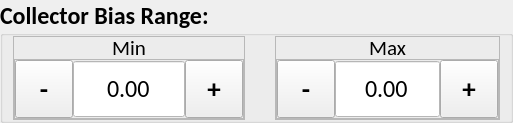
             <widget class="QGroupBox" name="hea_collect_bias_gb">
              <property name="minimumSize">
               <size>
                <width>0</width>
                <height>112</height>
               </size>
              </property>
              <property name="font">
               <font>
                <family>Calibri</family>
                <pointsize>18</pointsize>
                <weight>75</weight>
                <bold>true</bold>
               </font>
              </property>
              <property name="title">
               <string>Collector Bias Range:</string>
              </property>
              <layout class="QHBoxLayout" name="horizontalLayout_76">
               <property name="spacing">
                <number>30</number>
               </property>
               <property name="leftMargin">
                <number>10</number>
               </property>
               <property name="topMargin">
                <number>0</number>
               </property>
               <property name="rightMargin">
                <number>10</number>
               </property>
               <property name="bottomMargin">
                <number>0</number>
               </property>
               <item>
                <widget class="QFrame" name="hea_collect_bias_min_frame">
                 <property name="maximumSize">
                  <size>
                   <width>1000</width>
                   <height>1000</height>
                  </size>
                 </property>
                 <property name="frameShape">
                  <enum>QFrame::StyledPanel</enum>
                 </property>
                 <property name="frameShadow">
                  <enum>QFrame::Raised</enum>
                 </property>
                 <layout class="QVBoxLayout" name="verticalLayout_40">
                  <property name="spacing">
                   <number>0</number>
                  </property>
                  <property name="leftMargin">
                   <number>0</number>
                  </property>
                  <property name="topMargin">
                   <number>0</number>
                  </property>
                  <property name="rightMargin">
                   <number>0</number>
                  </property>
                  <property name="bottomMargin">
                   <number>0</number>
                  </property>
                  <item>
                   <widget class="QLabel" name="hea_collect_bias_min_label">
                    <property name="minimumSize">
                     <size>
                      <width>40</width>
                      <height>22</height>
                     </size>
                    </property>
                    <property name="maximumSize">
                     <size>
                      <width>1000</width>
                      <height>22</height>
                     </size>
                    </property>
                    <property name="font">
                     <font>
                      <family>Calibri</family>
                      <pointsize>16</pointsize>
                      <weight>50</weight>
                      <bold>false</bold>
                     </font>
                    </property>
                    <property name="text">
                     <string>Min</string>
                    </property>
                    <property name="alignment">
                     <set>Qt::AlignCenter</set>
                    </property>
                   </widget>
                  </item>
                  <item>
                   <widget class="QFrame" name="frame_33">
                    <property name="minimumSize">
                     <size>
                      <width>0</width>
                      <height>58</height>
                     </size>
                    </property>
                    <property name="frameShape">
                     <enum>QFrame::StyledPanel</enum>
                    </property>
                    <property name="frameShadow">
                     <enum>QFrame::Raised</enum>
                    </property>
                    <layout class="QHBoxLayout" name="horizontalLayout_77">
                     <property name="spacing">
                      <number>0</number>
                     </property>
                     <property name="leftMargin">
                      <number>0</number>
                     </property>
                     <property name="topMargin">
                      <number>0</number>
                     </property>
                     <property name="rightMargin">
                      <number>0</number>
                     </property>
                     <property name="bottomMargin">
                      <number>0</number>
                     </property>
                     <item>
                      <widget class="QToolButton" name="hea_collect_bias_min_minus">
                       <property name="minimumSize">
                        <size>
                         <width>58</width>
                         <height>58</height>
                        </size>
                       </property>
                       <property name="maximumSize">
                        <size>
                         <width>58</width>
                         <height>58</height>
                        </size>
                       </property>
                       <property name="font">
                        <font>
                         <pointsize>20</pointsize>
                         <weight>75</weight>
                         <bold>true</bold>
                        </font>
                       </property>
                       <property name="text">
                        <string>-</string>
                       </property>
                      </widget>
                     </item>
                     <item>
                      <widget class="QDoubleSpinBox" name="hea_collect_bias_min_input">
                       <property name="minimumSize">
                        <size>
                         <width>0</width>
                         <height>0</height>
                        </size>
                       </property>
                       <property name="maximumSize">
                        <size>
                         <width>1000</width>
                         <height>58</height>
                        </size>
                       </property>
                       <property name="font">
                        <font>
                         <family>Calibri</family>
                         <pointsize>18</pointsize>
                         <weight>50</weight>
                         <bold>false</bold>
                        </font>
                       </property>
                       <property name="layoutDirection">
                        <enum>Qt::LeftToRight</enum>
                       </property>
                       <property name="styleSheet">
                        <string notr="true">QDoubleSpinBox {
	background-color: #FFFFFF;
}</string>
                       </property>
                       <property name="alignment">
                        <set>Qt::AlignCenter</set>
                       </property>
                       <property name="readOnly">
                        <bool>true</bool>
                       </property>
                       <property name="buttonSymbols">
                        <enum>QAbstractSpinBox::NoButtons</enum>
                       </property>
                       <property name="correctionMode">
                        <enum>QAbstractSpinBox::CorrectToPreviousValue</enum>
                       </property>
                       <property name="showGroupSeparator" stdset="0">
                        <bool>false</bool>
                       </property>
                       <property name="minimum">
                        <double>-10000.000000000000000</double>
                       </property>
                       <property name="maximum">
                        <double>10000.000000000000000</double>
                       </property>
                      </widget>
                     </item>
                     <item>
                      <widget class="QToolButton" name="hea_collect_bias_min_plus">
                       <property name="minimumSize">
                        <size>
                         <width>58</width>
                         <height>58</height>
                        </size>
                       </property>
                       <property name="maximumSize">
                        <size>
                         <width>16777215</width>
                         <height>58</height>
                        </size>
                       </property>
                       <property name="font">
                        <font>
                         <pointsize>20</pointsize>
                         <weight>75</weight>
                         <bold>true</bold>
                        </font>
                       </property>
                       <property name="focusPolicy">
                        <enum>Qt::NoFocus</enum>
                       </property>
                       <property name="text">
                        <string>+</string>
                       </property>
                      </widget>
                     </item>
                    </layout>
                   </widget>
                  </item>
                 </layout>
                </widget>
               </item>
               <item>
                <widget class="QFrame" name="hea_collect_bias_max_frame">
                 <property name="minimumSize">
                  <size>
                   <width>0</width>
                   <height>0</height>
                  </size>
                 </property>
                 <property name="maximumSize">
                  <size>
                   <width>1000</width>
                   <height>1000</height>
                  </size>
                 </property>
                 <property name="frameShape">
                  <enum>QFrame::StyledPanel</enum>
                 </property>
                 <property name="frameShadow">
                  <enum>QFrame::Raised</enum>
                 </property>
                 <layout class="QVBoxLayout" name="verticalLayout_41">
                  <property name="spacing">
                   <number>0</number>
                  </property>
                  <property name="leftMargin">
                   <number>0</number>
                  </property>
                  <property name="topMargin">
                   <number>0</number>
                  </property>
                  <property name="rightMargin">
                   <number>0</number>
                  </property>
                  <property name="bottomMargin">
                   <number>0</number>
                  </property>
                  <item>
                   <widget class="QLabel" name="hea_collect_bias_max_label">
                    <property name="minimumSize">
                     <size>
                      <width>42</width>
                      <height>22</height>
                     </size>
                    </property>
                    <property name="maximumSize">
                     <size>
                      <width>1000</width>
                      <height>22</height>
                     </size>
                    </property>
                    <property name="font">
                     <font>
                      <family>Calibri</family>
                      <pointsize>16</pointsize>
                      <weight>50</weight>
                      <bold>false</bold>
                     </font>
                    </property>
                    <property name="text">
                     <string>Max</string>
                    </property>
                    <property name="alignment">
                     <set>Qt::AlignCenter</set>
                    </property>
                   </widget>
                  </item>
                  <item>
                   <widget class="QFrame" name="frame_37">
                    <property name="frameShape">
                     <enum>QFrame::StyledPanel</enum>
                    </property>
                    <property name="frameShadow">
                     <enum>QFrame::Raised</enum>
                    </property>
                    <layout class="QHBoxLayout" name="horizontalLayout_78">
                     <property name="spacing">
                      <number>0</number>
                     </property>
                     <property name="leftMargin">
                      <number>0</number>
                     </property>
                     <property name="topMargin">
                      <number>0</number>
                     </property>
                     <property name="rightMargin">
                      <number>0</number>
                     </property>
                     <property name="bottomMargin">
                      <number>0</number>
                     </property>
                     <item>
                      <widget class="QToolButton" name="hea_collect_bias_max_minus">
                       <property name="minimumSize">
                        <size>
                         <width>58</width>
                         <height>58</height>
                        </size>
                       </property>
                       <property name="maximumSize">
                        <size>
                         <width>58</width>
                         <height>58</height>
                        </size>
                       </property>
                       <property name="font">
                        <font>
                         <pointsize>20</pointsize>
                         <weight>75</weight>
                         <bold>true</bold>
                        </font>
                       </property>
                       <property name="text">
                        <string>-</string>
                       </property>
                      </widget>
                     </item>
                     <item>
                      <widget class="QDoubleSpinBox" name="hea_collect_bias_max_input">
                       <property name="minimumSize">
                        <size>
                         <width>0</width>
                         <height>0</height>
                        </size>
                       </property>
                       <property name="maximumSize">
                        <size>
                         <width>1000</width>
                         <height>58</height>
                        </size>
                       </property>
                       <property name="font">
                        <font>
                         <family>Calibri</family>
                         <pointsize>18</pointsize>
                         <weight>50</weight>
                         <bold>false</bold>
                        </font>
                       </property>
                       <property name="layoutDirection">
                        <enum>Qt::LeftToRight</enum>
                       </property>
                       <property name="styleSheet">
                        <string notr="true">QDoubleSpinBox {
	background-color: #FFFFFF;
}</string>
                       </property>
                       <property name="alignment">
                        <set>Qt::AlignCenter</set>
                       </property>
                       <property name="readOnly">
                        <bool>true</bool>
                       </property>
                       <property name="buttonSymbols">
                        <enum>QAbstractSpinBox::NoButtons</enum>
                       </property>
                       <property name="correctionMode">
                        <enum>QAbstractSpinBox::CorrectToPreviousValue</enum>
                       </property>
                       <property name="showGroupSeparator" stdset="0">
                        <bool>false</bool>
                       </property>
                       <property name="maximum">
                        <double>10000.000000000000000</double>
                       </property>
                      </widget>
                     </item>
                     <item>
                      <widget class="QToolButton" name="hea_collect_bias_max_plus">
                       <property name="minimumSize">
                        <size>
                         <width>58</width>
                         <height>58</height>
                        </size>
                       </property>
                       <property name="maximumSize">
                        <size>
                         <width>16777215</width>
                         <height>58</height>
                        </size>
                       </property>
                       <property name="font">
                        <font>
                         <pointsize>20</pointsize>
                         <weight>75</weight>
                         <bold>true</bold>
                        </font>
                       </property>
                       <property name="focusPolicy">
                        <enum>Qt::NoFocus</enum>
                       </property>
                       <property name="text">
                        <string>+</string>
                       </property>
                      </widget>
                     </item>
                    </layout>
                   </widget>
                  </item>
                 </layout>
                </widget>
               </item>
              </layout>
             </widget>
